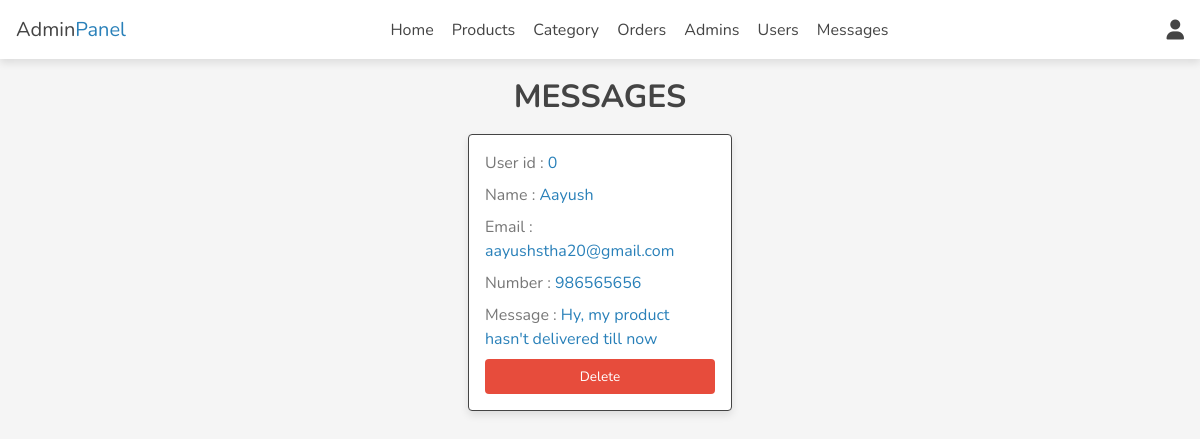
The page /admin/messages.php (signed in) on the database its author committed.
### tables this page shows
CREATE TABLE `messages` (
  `id` int(100) NOT NULL,
  `user_id` int(100) NOT NULL,
  `name` varchar(100) NOT NULL,
  `email` varchar(100) NOT NULL,
  `number` varchar(12) NOT NULL,
  `message` varchar(500) NOT NULL
);

### admin/messages.php (the view, shortened to what this page needs)
<?php
include '../components/connect.php';
?>
<!DOCTYPE html>
<html lang="en">
<head>
   <link rel="stylesheet" href="https://cdnjs.cloudflare.com/ajax/libs/font-awesome/6.1.1/css/all.min.css">
   <link rel="stylesheet" href="../css/admin_style.css">
</head>
<body>
<?php include '../components/admin_header.php'; ?>
<section class="contacts">
<h1 class="heading">Messages</h1>
<div class="box-container">
   <?php
      $select_messages = $conn->prepare("SELECT * FROM `messages`");
      $select_messages->execute();
      if($select_messages->rowCount() > 0){
         while($fetch_message = $select_messages->fetch(PDO::FETCH_ASSOC)){
   ?>
   <div class="box">
   <p> User id : <span><?= $fetch_message['user_id']; ?></span></p>
   <p> Name : <span><?= $fetch_message['name']; ?></span></p>
   <p> Email : <span><?= $fetch_message['email']; ?></span></p>
   <p> Number : <span><?= $fetch_message['number']; ?></span></p>
   <p> Message : <span><?= $fetch_message['message']; ?></span></p>
   <a href="messages.php??delete=<?= $fetch_message['id']; ?>" onclick="return confirm('delete this message?');" class="delete-btn">Delete</a>
   </div>
   <?php
         }
      }else{
         echo '<p class="empty">you have no messages</p>';
      }
   ?>
</div>
</section>
</body>
</html>

### css/admin_style.css (style rules this page uses)
:root { --main-color:#2980b9; --orange:#f39c12; --red:#e74c3c; --black:#444; --white:#fff; --light-color:#777; --light-bg:#f5f5f5; --border:.2rem solid var(--black); --box-shadow:0 .5rem 1rem rgba(0,0,0,.1); }
* { font-family: 'Nunito', sans-serif; margin:0; padding:0; box-sizing: border-box; outline: none; border:none; text-decoration: none; }
html { font-size: 50%; overflow-x: hidden; }
body { background-color: var(--light-bg); }
section { padding:2rem; max-width: 1200px; margin:0 auto; }
.heading { font-size: 4rem; color:var(--black); margin-bottom: 2rem; text-align: center; text-transform: uppercase; }
.btn, .delete-btn, .option-btn { display: block; width: 100%; margin-top: 1rem; border-radius: .5rem; padding:1rem 3rem; font-size: 1.7rem; text-transform: capitalize; color:var(--white); cursor: pointer; text-align: center; }
.delete-btn { background-color: var(--red); }
.contacts .box-container { display: grid; grid-template-columns: repeat(auto-fit, 33rem); gap:1.5rem; align-items: flex-start; justify-content: center; }
.contacts .box-container .box { padding:2rem; padding-top: 1rem; border-radius: .5rem; border:var(--border); background-color: var(--white); box-shadow: var(--box-shadow); }
.contacts .box-container .box p { line-height: 1.5; font-size: 2rem; color:var(--light-color); margin:1rem 0; }
.contacts .box-container .box p span { color:var(--main-color); }

### rows shown on the page
messages: user "0", name "Aayush", email "aayushstha20@gmail.com", number "986565656", message "Hy, my product hasn't delivered till now"
